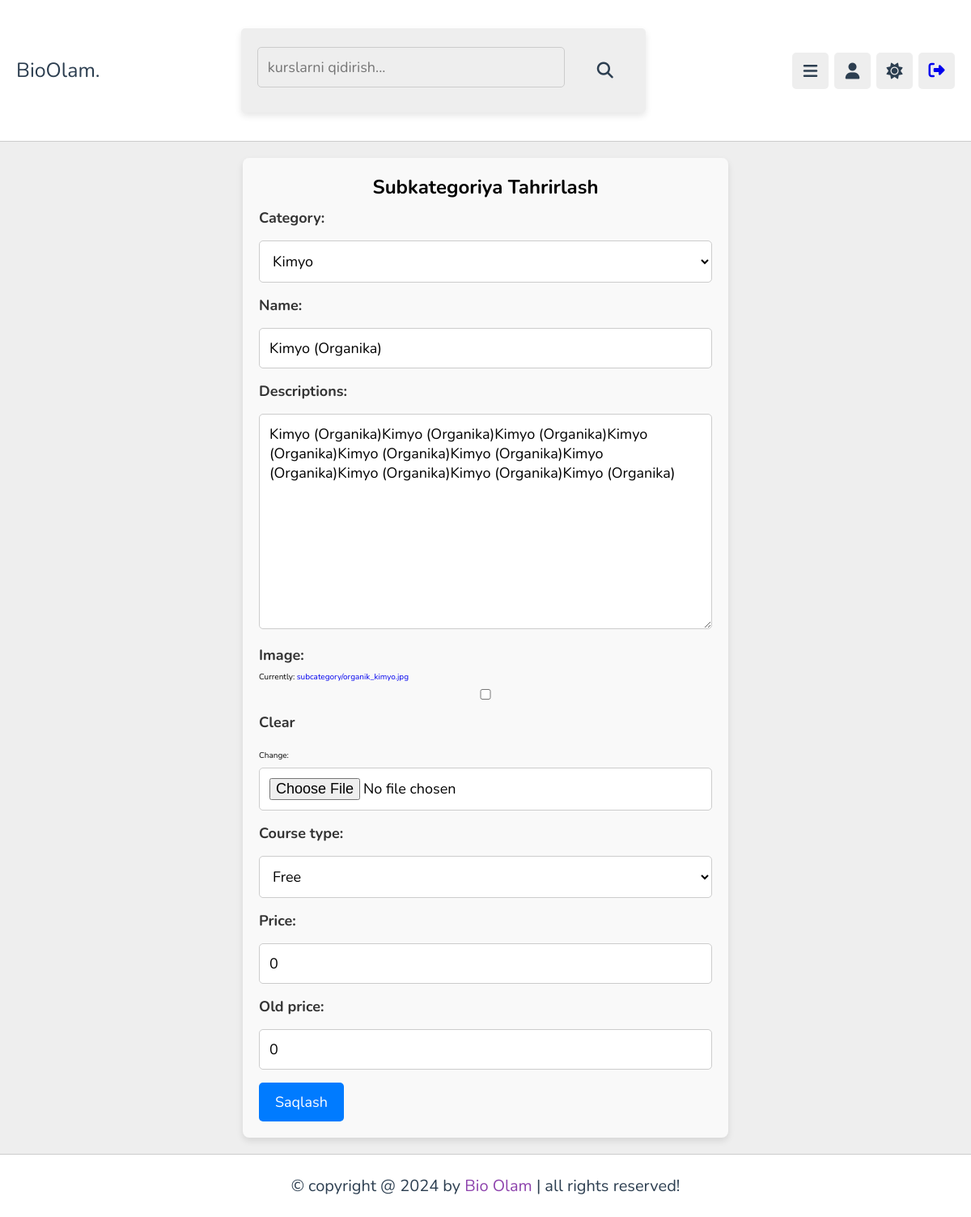
/courses/edit-subcategory/14/ (signed in), run on the app's committed database.
### courses/models.py (models this page shows, shortened)
class Subcategory(models.Model):
    class CourseType(models.TextChoices):
        Free = "Free", "Free"
        Paid = "Paid", "Paid"
    category = models.ForeignKey(
        Category,
        on_delete=models.CASCADE,
        related_name='subcategories'
    )
    teacher = models.ForeignKey(
        'users.Teachers',
        on_delete=models.CASCADE,
        related_name='subcategories'
    )
    course_type = models.CharField(
        max_length=200,
        choices=CourseType.choices,
        default=CourseType.Free
    )
    name = models.CharField(max_length=100)
    descriptions = models.TextField()
    image = models.ImageField(
        upload_to="subcategory/",
        blank=True,
        null=True
    )
    created_at = models.DateTimeField(auto_now_add=True)
    student_count = models.IntegerField(default=0)
    course_duration = models.IntegerField(default=0)
    videos_count = models.IntegerField(default=0)
    is_payment = models.BooleanField(default=False)
    old_price = models.IntegerField(default=0)
    price = models.BigIntegerField(default=0)

class Category(models.Model):
    name = models.CharField(max_length=100)
    image = models.ImageField(
        upload_to='category/',
        blank=True,
        null=True
    )
    subcategory_count = models.IntegerField(default=0)
    def __str__(self):
        return self.name

### courses/views.py (the view)
# urls.py: path('edit-subcategory/<int:id>/', views.edit_subcategory, name='edit_subcategory'),
@login_required(login_url='login')
def edit_subcategory(request, id):
    subcategory = get_object_or_404(Subcategory, id=id)
    if request.user.teacher != subcategory.teacher:
        return HttpResponseForbidden("Siz faqat o'zingiz qo'shgan kurslarni tahrirlay olasiz!")
    if request.method == 'POST':
        form = SubcategoryForm(request.POST, request.FILES, instance=subcategory)
        if form.is_valid():
            form.save()
            return redirect('home_page')
    else:
        form = SubcategoryForm(instance=subcategory)
    return render(request, 'teachers/edit_subcategory.html', {'form': form})

### courses/forms.py
class SubcategoryForm(forms.ModelForm):
    class Meta:
        model = Subcategory
        fields = ['category', 'name', 'descriptions', 'image', 'course_type', 'price', 'old_price']

### users/context_processor.py (called while the page is built)
def get_user(request):
    user = request.user
    context = {
        'user': user,
    }
    return context

### templates/teachers/edit_subcategory.html (shortened to what this page needs)
{% extends 'base.html' %}
{% load static %}
{% block head %}
    <link rel="stylesheet" href="{% static 'css/edi-subcategory.css' %}">
{% endblock head %}
{% block content %}
    <form method="post" enctype="multipart/form-data" class=form-container">
        <h2 style="display: flex; justify-content: center; align-items: center; font-size: 24px; margin-bottom: 10px">Subkategoriya Tahrirlash</h2>
        {{ form.as_p }}
        <button type="submit">Saqlash</button>
    </form>
{% endblock content %}

### static/css/style.css (style rules this page uses)
:root { --main-color:#8e44ad; --red:#e74c3c; --orange:#f39c12; --light-color:#888; --light-bg:#eee; --black:#2c3e50; --white:#fff; --border:.1rem solid rgba(0,0,0,.2); }
* { font-family: 'Nunito', sans-serif; margin:0; padding:0; box-sizing: border-box; outline: none; border:none; text-decoration: none; }
html { font-size: 62.5%; overflow-x: hidden; }
body { background-color: var(--light-bg); padding-left: 30rem; }
@media (max-width:1200px) { body { padding-left: 0; } }

### static/css/edi-subcategory.css (style rules this page uses)
form { max-width: 600px; margin: 20px auto; padding: 20px; background-color: #f9f9f9; border-radius: 8px; box-shadow: 0 4px 8px rgba(0, 0, 0, 0.1); }
form input, form select, form textarea { width: 100%; padding: 12px; margin: 8px 0 16px; border: 1px solid #ccc; border-radius: 5px; box-sizing: border-box; font-size: 18px; background-color: #fff; }
form label { font-weight: bold; margin-bottom: 8px; display: block; color: #333; font-size: 18px; }
form button { display: inline-block; padding: 12px 20px; font-size: 18px; color: #fff; background-color: #007bff; border: none; border-radius: 5px; cursor: pointer; text-align: center; transition: background-color 0.3s ease; }

### data on the page
Subcategory: category "Kimyo", descriptions "Kimyo (Organika)Kimyo (Organika)Kimyo (Organika)Kimyo (Organika)Kimyo (Organika)Kimyo (Organika)Kimyo (Organika)Kimyo (Organika)Kimyo (Organika)Kimyo (Organika)", course_type "Free", price "0", old_price "0"
Category: name "Kimyo (Organika)"
